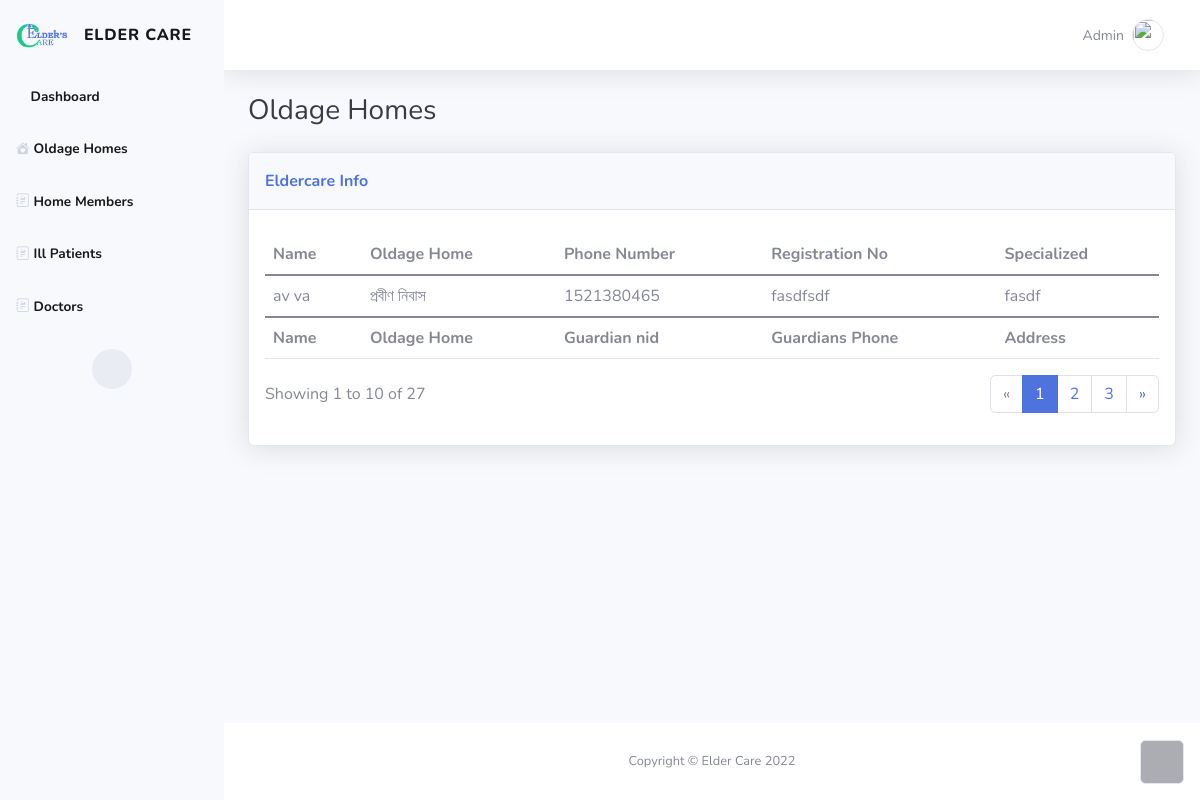
The page /dashboard/doctors-list/ (signed in) on the database its author committed.
### landing/models.py (models this page shows, shortened)
class Site(models.Model):
    name = models.CharField(max_length=50)
    logo = models.ImageField(upload_to="logo")
    icon = models.ImageField(upload_to="logo")
    phone = models.CharField(max_length=15)
    email = models.CharField(max_length=50)
    address = models.TextField()

class Doctor(models.Model):
    user = models.OneToOneField(User, on_delete=models.CASCADE)
    oldageHome = models.ForeignKey(OldageHome, on_delete=models.CASCADE)
    image = models.ImageField(default='profile_pics/default.jpg', upload_to='profile_pics')
    phone_number = models.CharField(max_length=15)
    doctor_registration_no = models.CharField(max_length=50)
    specialized = models.TextField()

class OldageHome(models.Model):
    name = models.CharField(max_length=50)
    logo = models.ImageField(upload_to="logo")
    phone = models.CharField(max_length=15)
    email = models.CharField(max_length=50)
    address = models.TextField()
    description = models.TextField()
    license_no = models.CharField(max_length=50)
    webaddress = models.TextField(max_length=100)

### dashboard/views.py (the view)
# urls.py: path('dashboard/doctors-list/', doctors_list, name='doctors_list'),
@login_required
def doctors_list(request):
    site = Site.objects.get()
    doctors = Doctor.objects.all()
    context = {
        "site": site,
        "doctors": doctors,
    }
    return render(request, 'dashboard/doctors_list.html', context)

### templates/dashboard/doctors_list.html (shortened to what this page needs)
{% extends "dashboard/base.html" %}
{% block content %}
<div class="container-fluid">
    <h3 class="text-dark mb-4">Oldage Homes</h3>
    <div class="card shadow">
        <div class="card-header py-3">
            <p class="text-primary m-0 fw-bold">Eldercare Info</p>
        </div>
        <div class="card-body">
            <div class="table-responsive table mt-2" id="dataTable" role="grid" aria-describedby="dataTable_info">
                <table class="table my-0" id="dataTable">
                    <thead>
                    <tr>
                        <th>Name</th>
                        <th>Oldage Home</th>
                        <th>Phone Number</th>
                        <th>Registration No</th>
                        <th>Specialized</th>
                    </tr>
                    </thead>
                    <tbody>
                    {% for doctor in doctors %}
                    <tr>
                        <td>{{ doctor.user.get_full_name }}
                        </td>
                        <td>{{ doctor.oldageHome.name }}</td>
                        <td>{{ doctor.phone_number }}</td>
                        <td>{{ doctor.doctor_registration_no }}</td>
                        <td>{{ doctor.specialized }}</td>
                    </tr>
                    {% endfor %}
                    </tbody>
                    <tfoot>
                    <tr>
                        <td><strong>Name</strong></td>
                        <td><strong>Oldage Home</strong></td>
                        <td><strong>Guardian nid</strong></td>
                        <td><strong>Guardians Phone</strong></td>
                        <td><strong>Address</strong></td>
                    </tr>
                    </tfoot>
                </table>
            </div>
            <div class="row">
                <div class="col-md-6 align-self-center">
                    <p id="dataTable_info" class="dataTables_info" role="status" aria-live="polite">Showing 1 to 10 of
                        27</p>
                </div>
                <div class="col-md-6">
                    <nav class="d-lg-flex justify-content-lg-end dataTables_paginate paging_simple_numbers">
                        <ul class="pagination">
                            <li class="page-item disabled"><a class="page-link" aria-label="Previous" href="#"><span
                                    aria-hidden="true">«</span></a></li>
                            <li class="page-item active"><a class="page-link" href="#">1</a></li>
                            <li class="page-item"><a class="page-link" href="#">2</a></li>
                            <li class="page-item"><a class="page-link" href="#">3</a></li>
                            <li class="page-item"><a class="page-link" aria-label="Next" href="#"><span
                                    aria-hidden="true">»</span></a></li>
                        </ul>
                    </nav>
                </div>
            </div>
        </div>
    </div>
</div>
{% endblock %}

### templates/dashboard/base.html (shortened to what this page needs)
{% load static %}
<!DOCTYPE html>
<html>
<head>
    <link rel="stylesheet" href="{% static 'dashboard/assets/bootstrap/css/bootstrap.min.css' %}">
    <link rel="stylesheet" href="{% static 'dashboard/assets/fonts/fontawesome-all.min.css' %}">
    <link rel="stylesheet" href="https://cdn.jsdelivr.net/npm/bootstrap-icons@1.9.1/font/bootstrap-icons.css">
</head>
<body id="page-top">
<div id="wrapper">
    <nav class="navbar navbar-light textmuted text-muted align-items-start sidebar sidebar-light accordion bg-light p-0">
        <div class="container-fluid d-flex flex-column p-0"><a
                class="navbar-brand link-danger d-flex justify-content-center align-items-center sidebar-brand m-0"
                href="{% url 'landing_home' %}">
            <div class="sidebar-brand-icon"><img src="{{ site.logo.url }}" class="img-fluid"></div>
            <div class="sidebar-brand-text mx-3"><span>{{ site.name }}</span></div>
        </a>
            <ul class="navbar-nav text-dark" id="accordionSidebar">
                <li class="nav-item"><a class="nav-link active" href="{% url 'dashboard_home' %}"><i
                        class="fas fa-tachometer-alt"></i><span>Dashboard</span></a></li>
                <li class="nav-item"><a class="nav-link active" href="{% url 'oldage_home' %}"><i
                        class="bi bi-house-heart-fill"></i><span>Oldage Homes</span></a></li>
                <li class="nav-item"><a class="nav-link active" href="{% url 'Patient_list' %}"><i
                        class="bi bi-journal-richtext"></i><span>Home Members</span></a></li>
                <li class="nav-item"><a class="nav-link active" href="{% url 'illness_list' %}"><i
                        class="bi bi-journal-richtext"></i><span>Ill Patients</span></a></li>
                <li class="nav-item"><a class="nav-link active" href="{% url 'doctors_list' %}"><i
                        class="bi bi-journal-richtext"></i><span>Doctors</span></a></li>
            </ul>
            <div class="text-center d-none d-md-inline">
                <button class="btn rounded-circle border-0" id="sidebarToggle" type="button"></button>
            </div>
        </div>
    </nav>
    <div class="d-flex flex-column" id="content-wrapper">
        <div id="content">
            <nav class="navbar navbar-light navbar-expand bg-white shadow mb-4 topbar static-top">
                <div class="container-fluid">
                    <ul class="navbar-nav flex-nowrap ms-auto">
                        <li class="nav-item dropdown no-arrow">
                            <div class="nav-item dropdown no-arrow"><a class="dropdown-toggle nav-link"
                                                                       aria-expanded="false"
                                                                       data-bs-toggle="dropdown" href="#"><span
                                    class="d-none d-lg-inline me-2 text-gray-600 small">Admin</span><img
                                    class="border rounded-circle img-profile" src="assets/img/avatars/avatar1.jpeg"></a>
                            </div>
                        </li>
                    </ul>
                </div>
            </nav>
            {% block content %} {% endblock %}
        </div>
        <footer class="bg-white sticky-footer">
            <div class="container my-auto">
                <div class="text-center my-auto copyright"><span>Copyright © {{ site.name }} 2022</span></div>
            </div>
        </footer>
    </div>
    <a class="border rounded d-inline scroll-to-top" href="#page-top"><i class="fas fa-angle-up"></i></a>
</div>
</body>
</html>

### rows shown on the page
Site: logo (picture), name "ELDER CARE", name "Elder Care"
Doctor: user.get_full_name "av va", oldageHome.name "প্রবীণ নিবাস", phone_number "1521380465", doctor_registration_no "fasdfsdf", specialized "fasdf"
